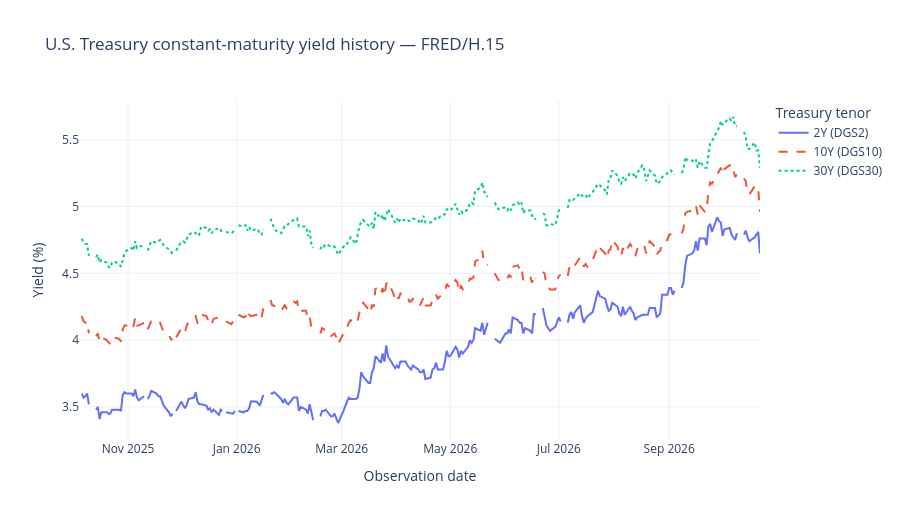

This figure's notebook cell:
### Code cell
history_figure = show_yield_history(
    observations, *date_range.get_dates()
)

### Figure 1 — Plotly figure (JSON) as saved in the notebook; plotly's stock layout.template omitted (floating-point values rounded to 4 significant figures; data arrays with more than 128 entries replaced by an {"elided": "..."} marker saying what was removed)
{"data": [{"connectgaps": false, "hovertemplate": "%{x|%Y-%m-%d}<br>%{y:.2f}%<extra>%{fullData.name}</extra>", "line": {"dash": "solid"}, "mode": "lines", "name": "2Y (DGS2)", "type": "scatter", "x": {"elided": "274 str values"}, "y": {"elided": "274 float values"}}, {"connectgaps": false, "hovertemplate": "%{x|%Y-%m-%d}<br>%{y:.2f}%<extra>%{fullData.name}</extra>", "line": {"dash": "dash"}, "mode": "lines", "name": "10Y (DGS10)", "type": "scatter", "x": {"elided": "274 str values"}, "y": {"elided": "274 float values"}}, {"connectgaps": false, "hovertemplate": "%{x|%Y-%m-%d}<br>%{y:.2f}%<extra>%{fullData.name}</extra>", "line": {"dash": "dot"}, "mode": "lines", "name": "30Y (DGS30)", "type": "scatter", "x": {"elided": "274 str values"}, "y": {"elided": "274 float values"}}], "layout": {"height": 520, "hovermode": "x unified", "legend": {"title": {"text": "Treasury tenor"}}, "title": {"text": "U.S. Treasury constant-maturity yield history — FRED/H.15"}, "xaxis": {"range": ["2025-10-05", "2026-10-22"], "title": {"text": "Observation date"}, "type": "date"}, "yaxis": {"autorange": true, "title": {"text": "Yield (%)"}}}}
